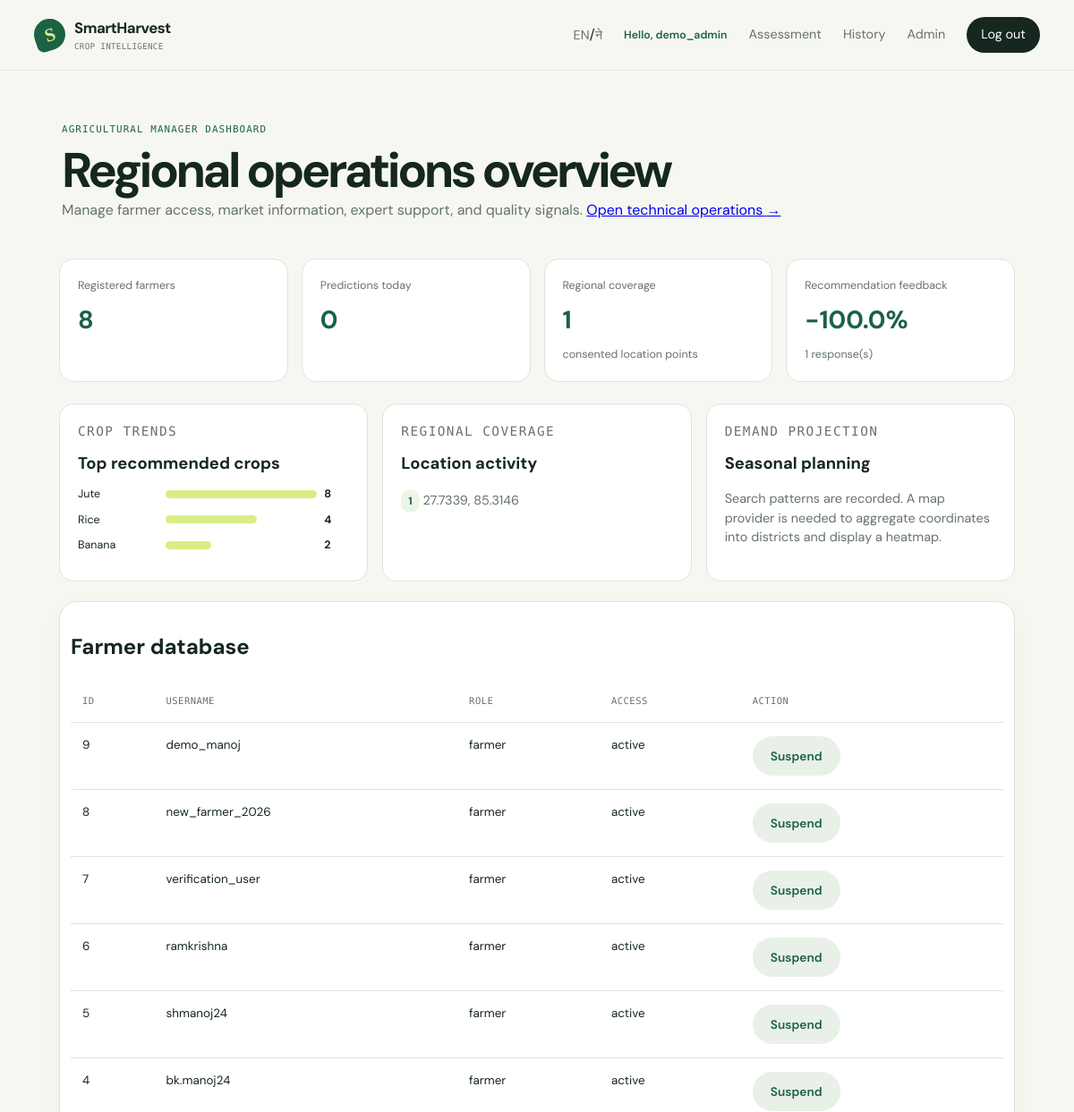
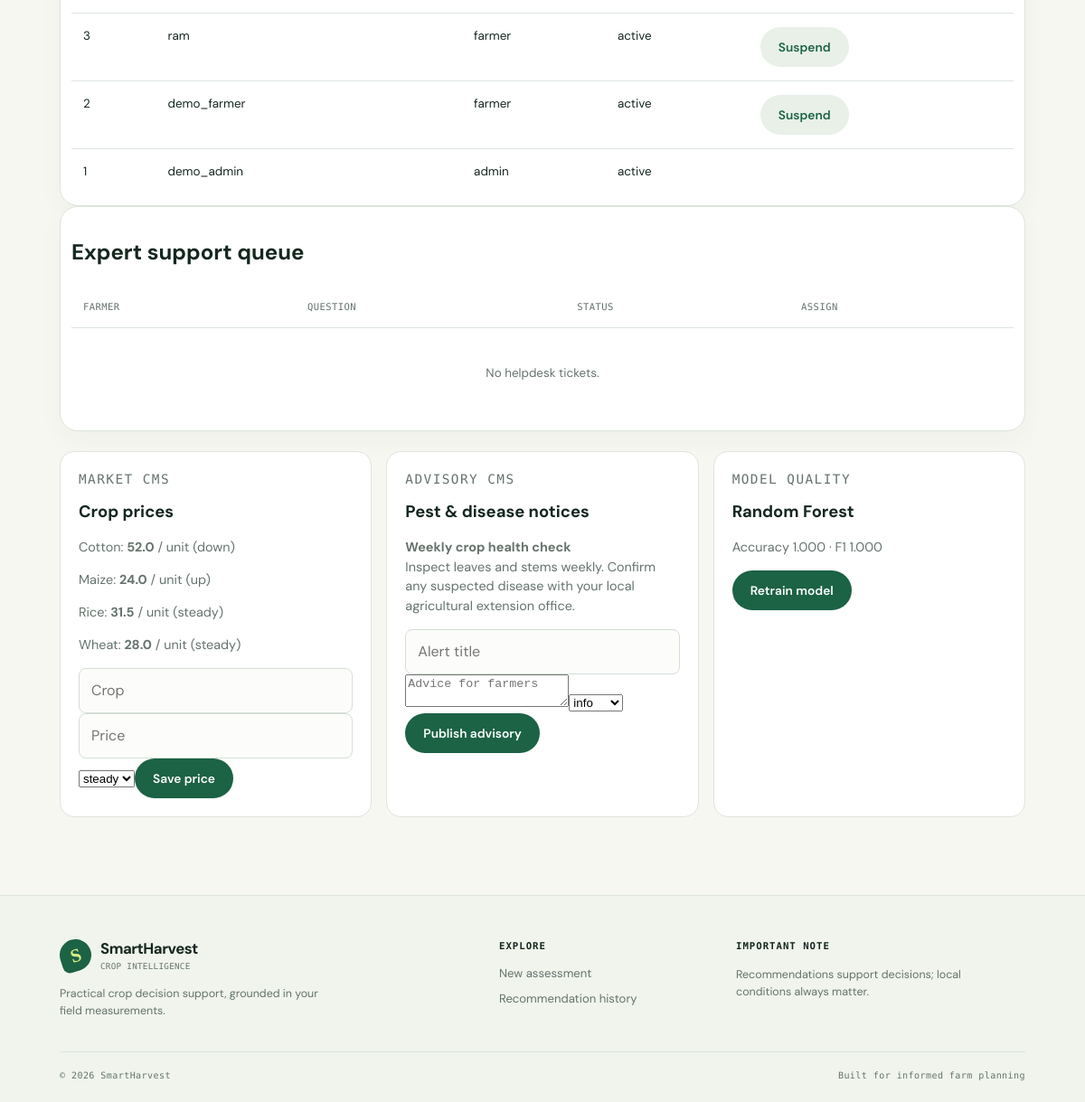
The page /admin (signed in) on the database its author committed (2 pictures, top to bottom).
### tables this page shows
CREATE TABLE users (
              id INTEGER PRIMARY KEY, username TEXT UNIQUE NOT NULL, password TEXT NOT NULL,
              role TEXT NOT NULL CHECK(role IN ('farmer','admin')), status TEXT NOT NULL DEFAULT 'active');

CREATE TABLE market_prices (
              crop TEXT PRIMARY KEY, price REAL NOT NULL, trend TEXT NOT NULL, updated_at TEXT NOT NULL DEFAULT CURRENT_TIMESTAMP);

CREATE TABLE advisories (
              id INTEGER PRIMARY KEY, title TEXT NOT NULL, body TEXT NOT NULL,
              severity TEXT NOT NULL DEFAULT 'info', active INTEGER NOT NULL DEFAULT 1,
              updated_at TEXT NOT NULL DEFAULT CURRENT_TIMESTAMP);

### app.py (the view)
    @app.route("/admin")
    @login_required
    @admin_required
    def admin():
        report, data = ensure_model(), load_and_validate()
        connection = db()
        stats = {"farmers": connection.execute("SELECT COUNT(*) FROM users WHERE role='farmer'").fetchone()[0],
                 "queries": connection.execute("SELECT COUNT(*) FROM recommendations WHERE date(timestamp)=date('now')").fetchone()[0],
                 "coverage": connection.execute("SELECT COUNT(DISTINCT location) FROM recommendations WHERE location IS NOT NULL AND location != ''").fetchone()[0]}
        crops = connection.execute("SELECT recommendation, COUNT(*) AS count FROM recommendations GROUP BY recommendation ORDER BY count DESC").fetchall()
        tickets = connection.execute("SELECT h.*, u.username FROM helpdesk_tickets h JOIN users u ON u.id=h.user_id ORDER BY h.created_at DESC LIMIT 10").fetchall()
        farmers = connection.execute("SELECT id,username,role,status FROM users ORDER BY id DESC LIMIT 30").fetchall()
        prices = connection.execute("SELECT * FROM market_prices ORDER BY crop").fetchall()
        feedback = connection.execute("SELECT COUNT(*) AS responses, COALESCE(ROUND(AVG(rating) * 100), 0) AS score FROM feedback").fetchone()
        recent_locations = connection.execute("SELECT location, COUNT(*) count FROM recommendations WHERE location IS NOT NULL AND location != '' GROUP BY location ORDER BY count DESC LIMIT 5").fetchall()
        advisories = connection.execute("SELECT * FROM advisories ORDER BY updated_at DESC").fetchall()
        return render_template("admin.html", report=report, rows=data.to_dict("records"), stats=stats, crops=crops, tickets=tickets, farmers=farmers, prices=prices, feedback=feedback, recent_locations=recent_locations, advisories=advisories)

### ml.py (called while the page is built)
def ensure_model() -> dict:
    metrics = MODEL_DIR / "metrics.json"
    return json.loads(metrics.read_text(encoding="utf-8")) if metrics.exists() else train_and_save()

### templates/admin.html
{% extends 'base.html' %}{% block content %}<section class="page-heading"><p class="eyebrow">{{ t('manager_dashboard') }}</p><h1>{{ t('regional_overview') }}</h1><p>{{ t('manager_intro') }} <a href="/operations">{{ t('technical_ops') }} →</a></p></section><section class="kpis"><article><span>{{ t('registered_farmers') }}</span><strong>{{ stats.farmers }}</strong></article><article><span>{{ t('predictions_today') }}</span><strong>{{ stats.queries }}</strong></article><article><span>{{ t('regional_coverage') }}</span><strong>{{ stats.coverage }}</strong><small>{{ t('location_points') }}</small></article><article><span>{{ t('feedback') }}</span><strong>{{ feedback.score }}%</strong><small>{{ feedback.responses }} {{ t('responses') }}</small></article></section><section class="guidance-grid"><article><p class="eyebrow">{{ t('crop_trends') }}</p><h2>{{ t('top_crops') }}</h2>{% for crop in crops %}<div class="bar"><span>{{ crop.recommendation|title }}</span><i style="width:{{ [crop.count * 15, 100]|min }}%"></i><b>{{ crop.count }}</b></div>{% else %}<p>{{ t('no_predictions') }}</p>{% endfor %}</article><article><p class="eyebrow">{{ t('regional_coverage') }}</p><h2>{{ t('location_activity') }}</h2>{% for place in recent_locations %}<p><span class="badge">{{ place.count }}</span> {{ place.location }}</p>{% else %}<p>{{ t('gps_after_consent') }}</p>{% endfor %}</article><article><p class="eyebrow">{{ t('demand_projection') }}</p><h2>{{ t('seasonal_planning') }}</h2><p>{{ t('demand_note') }}</p></article></section><section class="table-card"><h2>{{ t('farmer_database') }}</h2><table><tr><th>ID</th><th>{{ t('username') }}</th><th>{{ t('role') }}</th><th>{{ t('access') }}</th><th>{{ t('action') }}</th></tr>{% for farmer in farmers %}<tr><td>{{ farmer.id }}</td><td>{{ farmer.username }}</td><td>{{ farmer.role }}</td><td>{{ farmer.status }}</td><td>{% if farmer.role == 'farmer' %}<form method="post" action="/admin/user/{{ farmer.id }}/status"><input type="hidden" name="status" value="{{ 'suspended' if farmer.status == 'active' else 'active' }}"><button class="secondary">{{ t('suspend') if farmer.status == 'active' else t('restore') }}</button></form>{% endif %}</td></tr>{% endfor %}</table></section><section class="table-card"><h2>{{ t('support_queue') }}</h2><table><tr><th>{{ t('farmer') }}</th><th>{{ t('question') }}</th><th>{{ t('status') }}</th><th>{{ t('assign') }}</th></tr>{% for ticket in tickets %}<tr><td>{{ ticket.username }}</td><td><strong>{{ ticket.subject }}</strong><br>{{ ticket.message }}</td><td>{{ ticket.status }}</td><td><form method="post" action="/admin/ticket/{{ ticket.id }}"><input name="expert" placeholder="{{ t('specialist_name') }}" required><button>{{ t('assign') }}</button></form></td></tr>{% else %}<tr><td colspan="4" class="empty">{{ t('no_helpdesk') }}</td></tr>{% endfor %}</table></section><section class="guidance-grid"><article><p class="eyebrow">{{ t('market_cms') }}</p><h2>{{ t('crop_prices') }}</h2>{% for item in prices %}<p>{{ item.crop|title }}: <strong>{{ item.price }}</strong> / unit ({{ item.trend }})</p>{% endfor %}<form method="post" action="/admin/price"><input name="crop" placeholder="{{ t('crop') }}" required><input name="price" type="number" step=".01" min="0" placeholder="{{ t('price') }}" required><select name="trend"><option>up</option><option selected>steady</option><option>down</option></select><button>{{ t('save_price') }}</button></form></article><article><p class="eyebrow">{{ t('advisory_cms') }}</p><h2>{{ t('pest_notices') }}</h2>{% for item in advisories[:2] %}<p><strong>{{ item.title }}</strong><br>{{ item.body }}</p>{% endfor %}<form method="post" action="/admin/advisory"><input name="title" placeholder="{{ t('alert_title') }}" required><textarea name="body" placeholder="{{ t('advice') }}" required></textarea><select name="severity"><option>info</option><option>watch</option><option>urgent</option></select><button>{{ t('publish_advisory') }}</button></form></article><article><p class="eyebrow">{{ t('model_quality') }}</p><h2>{{ report.deployed_model }}</h2><p>{{ t('accuracy') }} {{ '%.3f'|format(report.metrics.testing_accuracy) }} · F1 {{ '%.3f'|format(report.metrics.f1_score) }}</p><form method="post" action="/admin/train"><button>{{ t('retrain') }}</button></form></article></section>{% endblock %}

### templates/base.html
<!doctype html><html lang="{{ language }}"><head><meta charset="utf-8"><meta name="viewport" content="width=device-width,initial-scale=1"><title>SmartHarvest</title><link rel="stylesheet" href="{{ url_for('static', filename='style.css') }}"><link rel="stylesheet" href="{{ url_for('static', filename='dashboard.css') }}"></head><body><a class="skip-link" href="#content">{{ t('skip') }}</a><header class="site-header"><nav aria-label="Navigation"><a class="brand" href="/"><span class="brand-mark">S</span><span>SmartHarvest<small>{{ t('crop_intelligence') }}</small></span></a><div class="nav-links"><span class="language-switch"><a class="{% if language == 'en' %}active{% endif %}" href="/language/en">EN</a><span>/</span><a class="{% if language == 'ne' %}active{% endif %}" href="/language/ne">ने</a></span>{% if session.user_id %}<span class="user-greeting">{{ t('hello') }}, {{ session.username }}</span><a href="/">{{ t('assessment') }}</a><a href="/history">{{ t('history') }}</a>{% if session.role == 'admin' %}<a href="/admin">{{ t('admin') }}</a>{% endif %}<a class="nav-button" href="/logout">{{ t('logout') }}</a>{% else %}<a href="/login">{{ t('login') }}</a><a class="nav-button" href="/register">{{ t('get_started') }}</a>{% endif %}</div></nav></header><main id="content">{% for message in get_flashed_messages() %}<p class="flash" role="alert">{{ message }}</p>{% endfor %}{% block content %}{% endblock %}</main><footer class="site-footer"><div class="footer-grid"><div><a class="brand" href="/"><span class="brand-mark">S</span><span>SmartHarvest<small>{{ t('crop_intelligence') }}</small></span></a><p>{{ t('footer_copy') }}</p></div><div><h2>{{ t('explore') }}</h2><a href="/">{{ t('new_assessment') }}</a>{% if session.user_id %}<a href="/history">{{ t('recommendation_history') }}</a>{% else %}<a href="/register">{{ t('get_started') }}</a>{% endif %}</div><div><h2>{{ t('important_note') }}</h2><p>{{ t('footer_note') }}</p></div></div><div class="footer-bottom"><span>© 2026 SmartHarvest</span><span>{{ t('farm_planning') }}</span></div></footer></body></html>

### static/style.css (style rules this page uses)
:root { --ink:#15271f;--muted:#65736c;--line:#dce5dc;--cream:#f7f7f1;--white:#fff;--green:#1c6245;--lime:#d8ee84;--pale:#edf4e8;--orange:#ee8d55 }
* { box-sizing:border-box }
body { margin:0;background:var(--cream);color:var(--ink);font-family:'DM Sans',Arial,sans-serif;line-height:1.5 }
.site-header { border-bottom:1px solid rgba(220,229,220,.7) }
nav { height:78px;max-width:1180px;margin:auto;padding:0 28px;display:flex;align-items:center;justify-content:space-between }
.brand { color:var(--ink);font-weight:700;font-size:1.05rem;display:flex;gap:10px;align-items:center;text-decoration:none;letter-spacing:-.03em }
.brand small { display:block;color:var(--muted);font-family:'DM Mono',monospace;font-size:.58rem;font-weight:400;letter-spacing:.03em;text-transform:uppercase }
.brand-mark { height:35px;width:35px;border-radius:50% 50% 50% 8px;background:var(--green);color:var(--lime);display:grid;place-items:center;font-family:Georgia,serif;font-size:1.3rem;transform:rotate(-18deg) }
.nav-links { display:flex;align-items:center;gap:24px }
.nav-links a { color:var(--muted);font-size:.9rem;text-decoration:none }
.nav-links .nav-button { background:var(--ink);color:#fff;padding:9px 16px;border-radius:100px }
.user-greeting { font-size:.77rem;color:var(--green);font-weight:600 }
main { max-width:1124px;margin:0 auto;padding:20px 28px 64px }
.site-footer { border-top:1px solid var(--line);background:#f0f4ed;padding:46px max(28px,calc((100% - 1068px)/2)) 22px }
.footer-grid { display:grid;grid-template-columns:1.4fr .7fr 1fr;gap:38px }
.footer-grid p { color:var(--muted);font-size:.78rem;max-width:290px;margin:14px 0 0 }
.footer-grid h2 { font-family:'DM Mono',monospace;font-size:.67rem;letter-spacing:.09em;text-transform:uppercase;margin:2px 0 12px }
.footer-grid a:not(.brand) { display:block;color:var(--muted);text-decoration:none;font-size:.82rem;margin:8px 0 }
.footer-bottom { border-top:1px solid var(--line);margin-top:35px;padding-top:18px;display:flex;justify-content:space-between;color:var(--muted);font-family:'DM Mono',monospace;font-size:.63rem;letter-spacing:.04em }
.eyebrow { color:var(--green);font-family:'DM Mono',monospace;font-size:.68rem;font-weight:500;letter-spacing:.1em;margin:0 0 12px;text-transform:uppercase }
.hero h1,.page-heading h1,.result-hero h1,.auth-card h1 { font-size:clamp(2.4rem,5vw,4.6rem);line-height:.96;letter-spacing:-.065em;margin:0;font-weight:700 }
.recommend-card,.used-values,.table-card { background:var(--white);border:1px solid var(--line);border-radius:20px;padding:32px;box-shadow:0 10px 28px rgba(31,54,40,.035) }
.card-heading p:not(.eyebrow),.page-heading p:not(.eyebrow),.auth-card>p { color:var(--muted);margin:.35rem 0 0 }
input { width:100%;padding:12px 47px 12px 13px;border:1px solid #d4dfd5;border-radius:8px;background:#fcfdfb;color:var(--ink);font:inherit;outline:none;transition:.2s }
button { border:0;background:var(--green);color:#fff;border-radius:100px;padding:13px 20px;font:600 .86rem 'DM Sans',sans-serif;cursor:pointer;transition:.2s }
.page-heading { padding:38px 3px 30px }
.page-heading h1 { font-size:3.4rem }
.table-card { padding:12px;overflow:auto }
table { width:100%;border-collapse:collapse;font-size:.84rem }
th { color:var(--muted);font-family:'DM Mono',monospace;font-size:.66rem;font-weight:500;letter-spacing:.04em;text-align:left;text-transform:uppercase }
th,td { padding:15px 13px;border-bottom:1px solid var(--line);vertical-align:top }
tr:last-child td { border-bottom:0 }
.badge { display:inline-block;background:var(--pale);color:var(--green);font-weight:700;padding:4px 8px;border-radius:50px;font-size:.75rem }
.empty { text-align:center;color:var(--muted);padding:40px }
.weather-box,.guidance-grid article,.kpis article { background:#fff;border:1px solid var(--line);border-radius:16px;padding:20px }
.secondary { background:#e8f0e8;color:var(--green) }
.guidance-grid { display:grid;grid-template-columns:repeat(3,1fr);gap:16px;margin:22px 0 }
.guidance-grid h2 { margin:.3rem 0;font-size:1.15rem }
.guidance-grid p { color:var(--muted);font-size:.9rem }
.kpis { display:grid;grid-template-columns:repeat(4,1fr);gap:15px;margin:12px 0 24px }
.kpis span,.kpis small { display:block;color:var(--muted);font-size:.78rem }
.kpis strong { display:block;font-size:1.75rem;margin:8px 0 }
.bar { display:grid;grid-template-columns:90px 1fr 28px;gap:8px;align-items:center;margin:10px 0;font-size:.78rem }
.bar i { height:9px;background:var(--lime);border-radius:20px }

### rows shown on the page
users: username "demo_admin", role "Admin", id "1", role "admin", status "active"
users: id "9", username "demo_manoj", role "farmer", status "active", status "Suspend"
users: id "8", username "new_farmer_2026", role "farmer", status "active", status "Suspend"
users: id "7", username "verification_user", role "farmer", status "active", status "Suspend"
users: id "6", username "ramkrishna", role "farmer", status "active", status "Suspend"
users: id "5", username "shmanoj24", role "farmer", status "active", status "Suspend"
users: id "4", username "bk.manoj24", role "farmer", status "active", status "Suspend"
users: id "3", username "ram", role "farmer", status "active", status "Suspend"
users: id "2", username "demo_farmer", role "farmer", status "active", status "Suspend"
market_prices: crop "Cotton", price "52.0", trend "down"
market_prices: crop "Maize", price "24.0", trend "up"
market_prices: crop "Rice", price "31.5", trend "steady"
market_prices: crop "Wheat", price "28.0", trend "steady"
advisories: title "Weekly crop health check", body "Inspect leaves and stems weekly. Confirm any suspected disease with your local agricultural extension office."

### other values the page prints
{{ t('crop_intelligence') }} "CROP INTELLIGENCE"
{{ t('hello') }} "Hello"
{{ t('assessment') }} "Assessment"
{{ t('history') }} "History"
{{ t('logout') }} "Log out"
{{ t('manager_dashboard') }} "AGRICULTURAL MANAGER DASHBOARD"
{{ t('regional_overview') }} "Regional operations overview"
{{ t('manager_intro') }} "Manage farmer access, market information, expert support, and quality signals."
{{ t('technical_ops') }} "Open technical operations"
{{ t('registered_farmers') }} "Registered farmers"
{{ stats.farmers }} "8"
{{ t('predictions_today') }} "Predictions today"
{{ stats.queries }} "0"
{{ t('regional_coverage') }} "Regional coverage"
{{ stats.coverage }} "1"
